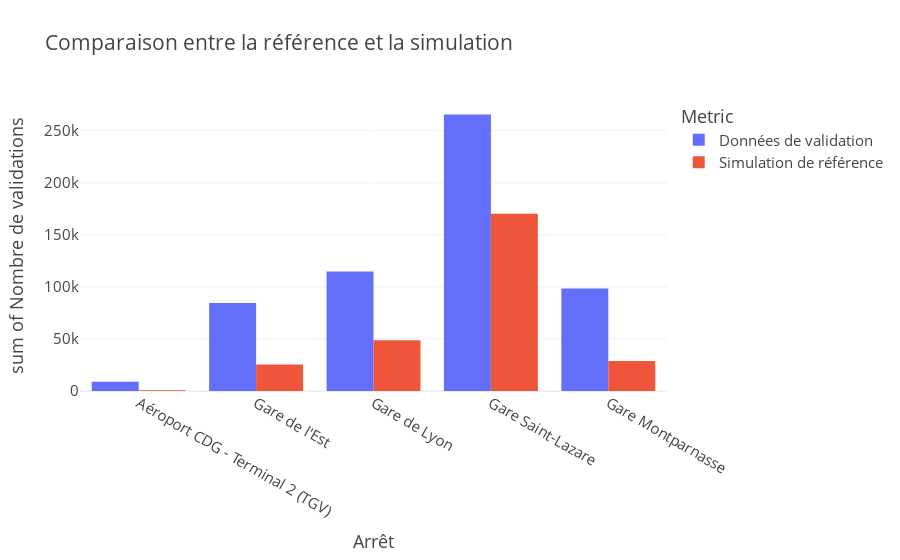

Here is the notebook cell this chart was saved with:
### Markdown cell above
Sur la figure ci-dessus, est représenté la correspondance entre la simulation et les données de validation du nombre de trajets quotidiens pour chaque arrêt du réseau ferré. 

Cela montre que la simulation tend à surestimer le nombre de validations pour les arrêts faiblement fréquentés (moins de 15 000 validations), puis à sous-estimer progressivement les volumes plus elevées.

Cette sous-estimation, notamment présente dans les grandes gares (comme Saint-Lazare), peut s'expliquer par le fait que seule la population résidant en Île-de-France est prise en compte dans la simulation. Les voyageurs longue distance (TGV), les touristes ou les usagers des
aéroports ne sont donc pas représentés, ce qui conduit logiquement à une sous-estimation sur ces points d’intérêt majeurs.

### Code cell
fig.show()

### Figure 1 — Plotly figure (JSON) as saved in the notebook; plotly's stock layout.template omitted (floating-point values rounded to 4 significant figures)
{"data": [{"alignmentgroup": "True", "bingroup": "x", "histfunc": "sum", "hovertemplate": "Metric=Données de validation<br>Arrêt=%{x}<br>sum of Nombre de validations=%{y}<extra></extra>", "legendgroup": "Données de validation", "marker": {"color": "#636efa", "pattern": {"shape": ""}}, "name": "Données de validation", "offsetgroup": "Données de validation", "orientation": "v", "showlegend": true, "type": "histogram", "x": ["Aéroport CDG - Terminal 2 (TGV)", "Gare de l'Est", "Gare de Lyon", "Gare Saint-Lazare", "Gare Montparnasse", "Gare Saint-Lazare"], "xaxis": "x", "y": [8803.0, 84610.0, 114800.0, 44990.0, 98390.0, 220500.0], "yaxis": "y"}, {"alignmentgroup": "True", "bingroup": "x", "histfunc": "sum", "hovertemplate": "Metric=Simulation de référence<br>Arrêt=%{x}<br>sum of Nombre de validations=%{y}<extra></extra>", "legendgroup": "Simulation de référence", "marker": {"color": "#EF553B", "pattern": {"shape": ""}}, "name": "Simulation de référence", "offsetgroup": "Simulation de référence", "orientation": "v", "showlegend": true, "type": "histogram", "x": ["Aéroport CDG - Terminal 2 (TGV)", "Gare de l'Est", "Gare de Lyon", "Gare Saint-Lazare", "Gare Montparnasse", "Gare Saint-Lazare"], "xaxis": "x", "y": [800.0, 25500.0, 48800.0, 85100.0, 28900.0, 85100.0], "yaxis": "y"}], "layout": {"barmode": "group", "legend": {"title": {"text": "Metric"}, "tracegroupgap": 0}, "title": {"text": "Comparaison entre la référence et la simulation"}, "xaxis": {"anchor": "y", "domain": [0, 1], "title": {"text": "Arrêt"}}, "yaxis": {"anchor": "x", "domain": [0, 1], "title": {"text": "sum of Nombre de validations"}}}}
